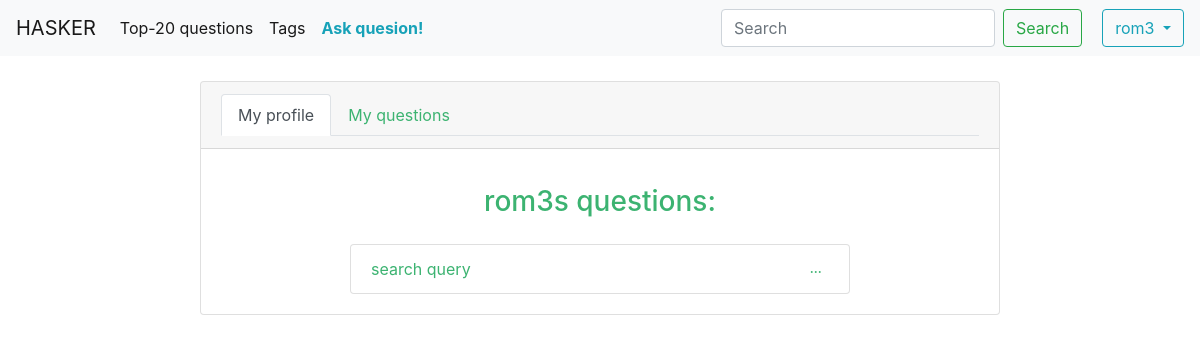
Page /hasker/auth/profile/questions/ (signed in) on the earlier database version.
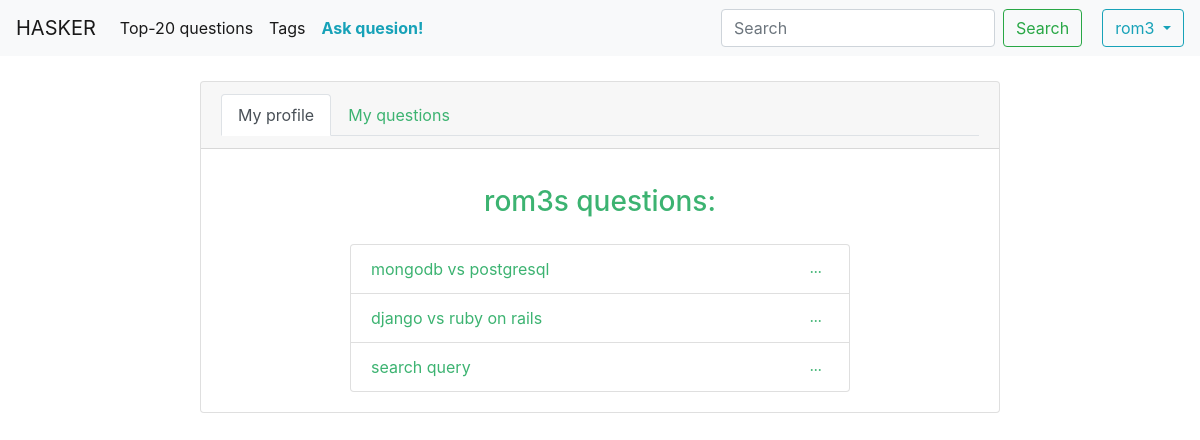
Same page on the later database version.
### forum/models.py (models this page shows, shortened)
class Question(models.Model):
    title = models.CharField(max_length=144, db_index=True, unique=True)
    content = models.TextField()
    slug = models.SlugField(max_length=72, unique=True)
    pub_date = models.DateTimeField(auto_now_add=True)
    author = models.ForeignKey(settings.AUTH_USER_MODEL, on_delete=models.CASCADE)
    tags = models.ManyToManyField(Tag, blank=True, related_name='questions')
    votes = GenericRelation(Vote)
    class Meta:
        ordering = ('-pub_date',)
    def get_absolute_url(self):
        return reverse('question_detail', kwargs={'slug': self.slug})

### authorization/views.py (the view)
# urls.py: path('profile/questions/', person_profile_questions, name='person_questions'),
def person_profile_questions(request):
    if request.user.is_authenticated:
        model = apps.get_model('forum', 'Question')
        questions = model.objects.filter(author__username=request.user.username)
        return render(request, 'authorization/_questions.html', {'questions': questions})
    return HttpResponseForbidden('403, Forbidden')

### authorization/templates/authorization/_questions.html
{% extends 'authorization/person.html' %}
{% block cardbody %}
    <div class="card-body">
        <h3 style="text-align: center; color: MediumSeaGreen; margin-top: 16px;">
            {{ request.user.username }}s questions:
        </h3>
        <ul class="list-group" style="margin-top: 25px;">
            {% for q in questions %}
            <li class="list-group-item d-flex justify-content-between align-items-center">
                <a href="{{ q.get_absolute_url }}" style="color: MediumSeaGreen">
                    {{ q.title }}
                </a>
                <span class="badge success badge-pill">...</span>
            </li>
            {% endfor %}
        </ul>
    </div>
{% endblock %}

Differences in the rows shown:
added Question: title "mongodb vs postgresql"
added Question: title "django vs ruby on rails"
